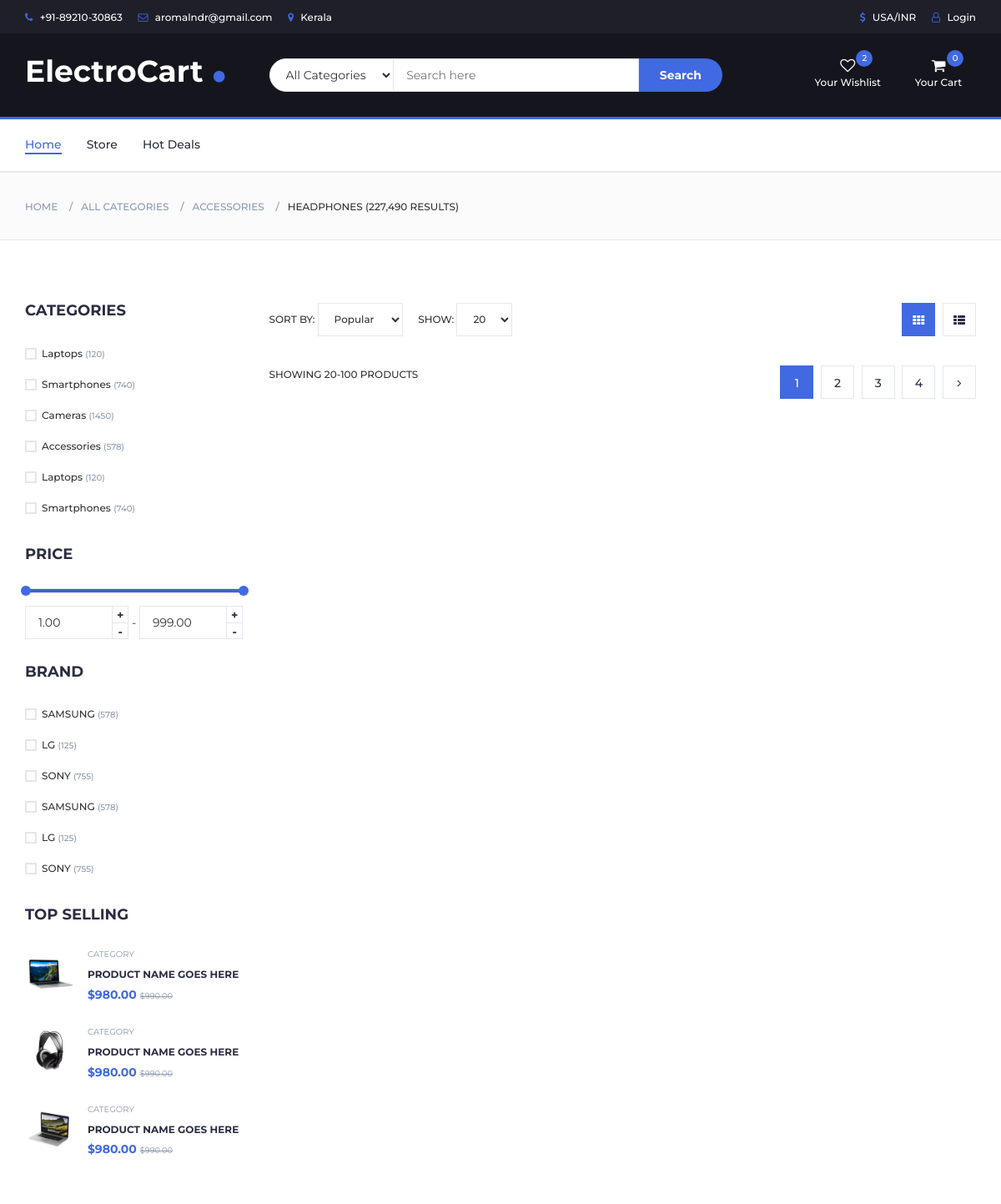
The app's page /store/ (upper part), older data.
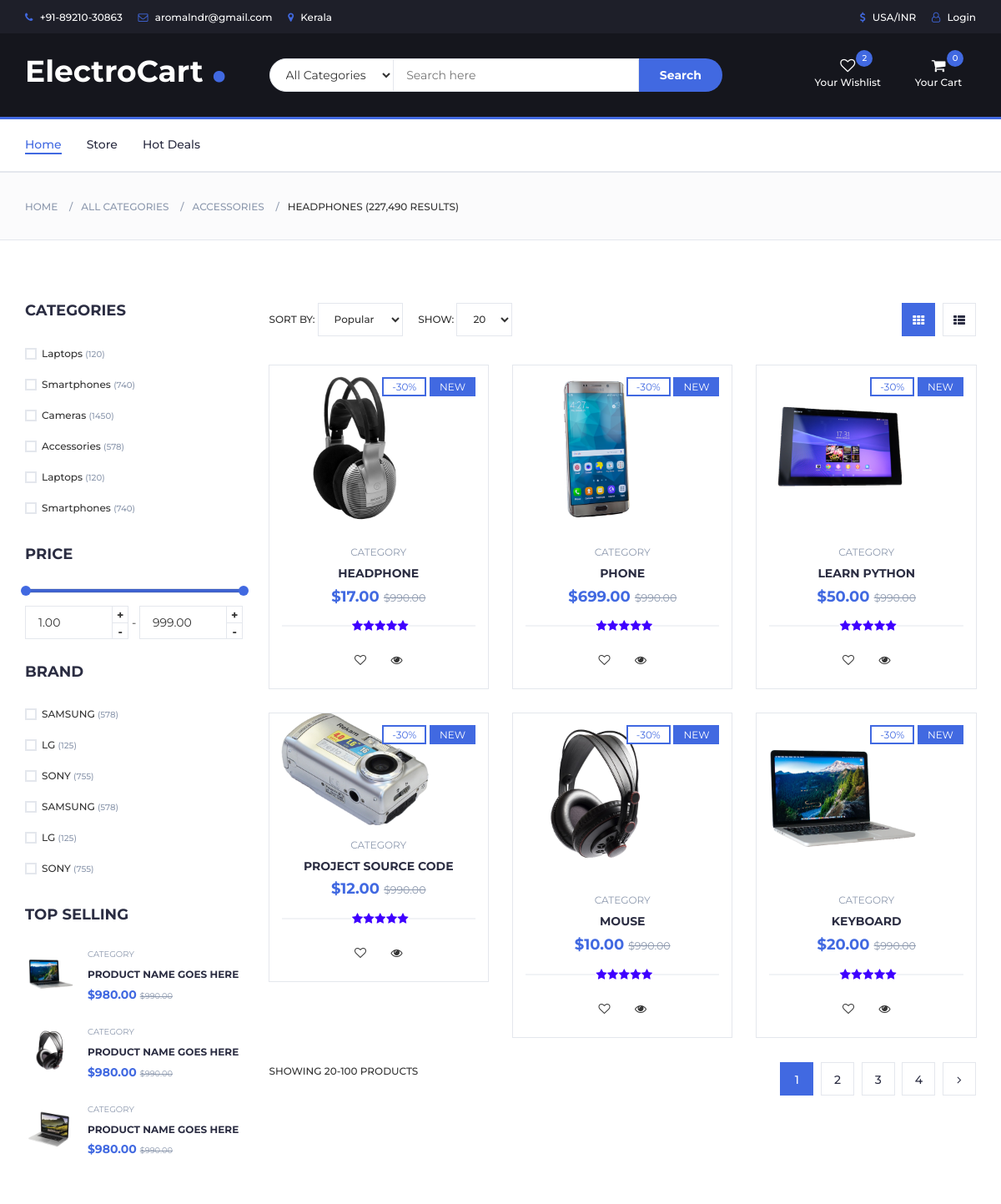
The same page, newer data.
### store/models.py (models this page shows, shortened)
class Product(models.Model):
    name = models.CharField(max_length=200)
    price = models.FloatField()
    digital = models.BooleanField(default=False, null=True, blank=True)
    image = models.ImageField(blank=True, null=True)

### store/views.py (the view)
# urls.py: path('', include('store.urls'))
def store(request):
    product = Product.objects.all()
    if request.user.is_authenticated:
        customer = request.user.customer
        order, created = Order.objects.get_or_create(customer=customer, complete=False)
        items = order.orderitem_set.all()
    else:
        items = []
        order = {'get_cart_total' : 0, 'get_cart_items' : 0}
    context = {
        'products' : product,
        'items': items,
        'order': order,
    }
    return render(request, 'store/store.html', context)

### store/templates/store/store.html (shortened to what the changed rows need)
{% extends 'store/main.html' %}
{% load static %}
{% block content %}
		<div class="section">
			<div class="container">
				<div class="row">
					<div id="store" class="col-md-9">
						<div class="row">
							{% for product in products %}
							<div class="col-md-4 col-xs-6">
								<div class="product">
									<div class="product-img">
										<img src="{{product.image.url}}" alt="img">
										<div class="product-label">
											<span class="sale">-30%</span>
											<span class="new">NEW</span>
										</div>
									</div>
									<div class="product-body">
										<p class="product-category">Category</p>
										<h3 class="product-name"><a href="#">{{product.name}}</a></h3>
										<h4 class="product-price">${{product.price|floatformat:2}} <del class="product-old-price">$990.00</del></h4>
										<div class="product-rating">
											<i class="fa fa-star"></i>
											<i class="fa fa-star"></i>
											<i class="fa fa-star"></i>
											<i class="fa fa-star"></i>
											<i class="fa fa-star"></i>
										</div>
										<div class="product-btns">
											<button class="add-to-wishlist"><i class="fa fa-heart-o"></i><span class="tooltipp">add to wishlist</span></button>
											<button class="quick-view"><i class="fa fa-eye"></i><span class="tooltipp">quick view</span></button>
										</div>
									</div>
									<div class="add-to-cart">
										<button data-product={{product.id}} data-action="add" class="add-to-cart-btn update-cart"> add to cart</button>
									</div>
								</div>
							</div>
							{% endfor %}
						</div>
					</div>
				</div>
			</div>
		</div>
		{% endblock content %}

Row changes from the older to the newer data that the page shows:
added Product: image (picture), name "HEADPHONE", price "17.00"
added Product: image (picture), name "PHONE", price "699.00"
added Product: image (picture), name "LEARN PYTHON", price "50.00"
added Product: image (picture), name "PROJECT SOURCE CODE", price "12.00"
added Product: image (picture), name "MOUSE", price "10.00"
added Product: image (picture), name "KEYBOARD", price "20.00"
